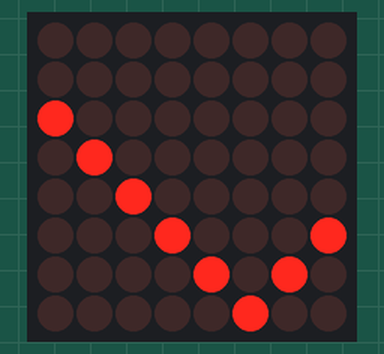
Simulated run of this sketch. Board: Arduino Uno, built with avr-gcc and run on an emulated ATmega328P. Parts: 8×8 LED matrix.

Above: at 0.1 s.
At 2.1 s:
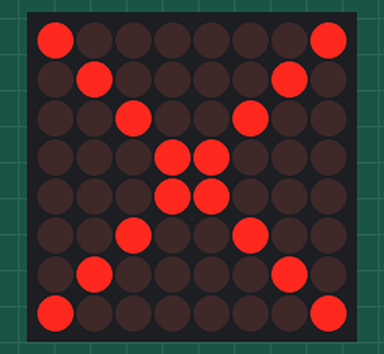

The sketch:

Dot_Matrix.ino
```cpp
#include <MD_MAX72xx.h>
#include <SPI.h>

#define  delay_t  50  // in milliseconds

#define HARDWARE_TYPE MD_MAX72XX::FC16_HW
#define MAX_DEVICES 1

//Hardware SPI Arduino UNO
// CLK Pin  > 13 SCK
// Data Pin > 11 MOSI

#define CS_PIN    10

// Hardware SPI connection
MD_MAX72XX mx = MD_MAX72XX(HARDWARE_TYPE, CS_PIN, MAX_DEVICES);

byte cross[8] = {0x81,0x42,0x24,0x18,0x18,0x24,0x42,0x81};
byte check[8] = {0x00,0x00,0x80,0x40,0x20,0x11,0x0A,0x04};


void setup() {
  mx.begin();
  mx.control(MD_MAX72XX::INTENSITY, 2);
  mx.clear();
  }

void loop() {

  for (int i = 0; i <= 7; i++) {
    mx.setRow(0, 0, i, check[i]);
  }

  delay(2000);
  mx.clear();

  for (int i = 0; i <= 7; i++) {
    mx.setRow(0, 0, i, cross[i]);
  }
  delay(2000);
  mx.clear();
}
```

Measured:
- what the display in image 1 shows lasts 2.0 s, from 2.0 s to 4.0 s
